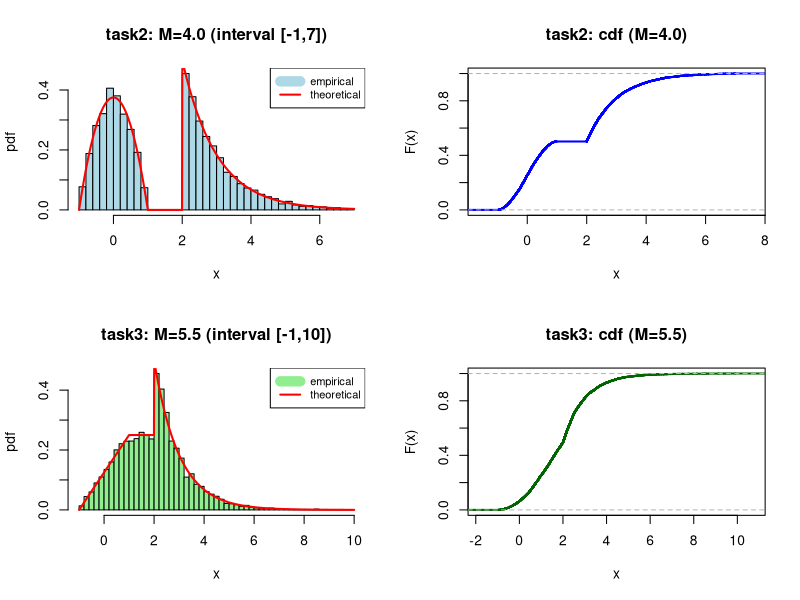

The R script that drew this image:
a <- 3 / 8

# 定义 f2(x)（目标分布）
f2 <- function(x) {
  ifelse(x >= -1 & x <= 1, a * (1 - x^2),
         ifelse(x >= 2, 0.5 * exp(-(x - 2)), 0))
}

# 任务2：提议区间[-1,7]（长度=8），M=4.0
rejection_sampling_task2_naive_v2 <- function(n = 10000) {
  samples <- numeric(n)
  rejections <- 0
  accepted <- 0
  
  # 提议分布：[-1,7]（长度=8，与Task3彻底不同）
  a_range <- -1
  b_range <- 7  # 关键：与Task3的10差异明显
  g_density <- 1 / (b_range - a_range)
  
  # 高精度找f2全局最大值（x=2处，0.5）
  opt1 <- optimize(f2, c(-1,1), maximum=TRUE, tol=1e-10)
  opt2 <- optimize(f2, c(2,7), maximum=TRUE, tol=1e-10)
  max_f2 <- max(opt1$objective, opt2$objective)
  M <- max_f2 * (b_range - a_range)  # 0.5×8=4.0
  
  # 采样循环
  while(accepted < n) {
    x <- runif(1, a_range, b_range)
    u <- runif(1)
    if(u <= f2(x) / (M * g_density)) {
      accepted <- accepted + 1
      samples[accepted] <- x
    } else {
      rejections <- rejections + 1
    }
  }
  
  # 输出结果（包含M值）
  acceptance_rate <- n / (n + rejections)
  cat("task2 - acceptance rate:", round(acceptance_rate, 4), "\n")
  cat("task2 - total proposals:", n + rejections, "\n")
  cat("task2 - 自动计算的 M =", round(M, 4), "\n")  # 理论值4.0
  
  # 返回采样结果和M值（供总结用）
  return(list(samples = samples, M = M))
}

# 定义 f3(x)（目标分布）
f3 <- function(x) {
  ifelse(x >= -1 & x < 1, (1/8) * (x + 1),
         ifelse(x >= 1 & x < 2, 1/4,
                ifelse(x >= 2, 0.5 * exp(-(x - 2)), 0)))
}

# 任务3：提议区间[-1,10]（长度=11），M=5.5
rejection_sampling_task3_naive <- function(n = 10000) {
  samples <- numeric(n)
  rejections <- 0
  accepted <- 0
  
  # 提议分布：[-1,10]（长度=11，与Task2不同）
  a_range <- -1
  b_range <- 10  # 关键：与Task3的7差异明显
  g_density <- 1 / (b_range - a_range)
  
  # 高精度找f3全局最大值（x=2处，0.5）
  opt1 <- optimize(f3, c(-1,1), maximum=TRUE, tol=1e-10)
  opt2 <- optimize(f3, c(1,2), maximum=TRUE, tol=1e-10)
  opt3 <- optimize(f3, c(2,10), maximum=TRUE, tol=1e-10)
  max_f3 <- max(opt1$objective, opt2$objective, opt3$objective)
  M <- max_f3 * (b_range - a_range)  # 0.5×11=5.5
  
  # 采样循环
  while(accepted < n) {
    x <- runif(1, a_range, b_range)
    u <- runif(1)
    if(u <= f3(x) / (M * g_density)) {
      accepted <- accepted + 1
      samples[accepted] <- x
    } else {
      rejections <- rejections + 1
    }
  }
  
  # 输出结果（包含M值）
  acceptance_rate <- n / (n + rejections)
  cat("task3 - acceptance rate:", round(acceptance_rate, 4), "\n")
  cat("task3 - total proposals:", n + rejections, "\n")
  cat("task3 - 自动计算的 M =", round(M, 4), "\n")  # 理论值5.5
  
  # 返回采样结果和M值（供总结用）
  return(list(samples = samples, M = M))
}

# ============================================================================
# 执行模拟（确保M不同）
# ============================================================================

set.seed(123)
N <- 10000

# 任务2执行（返回samples和M）
cat("\n========== 任务2：拒绝采样（提议区间[-1,7]）==========\n")
time2_reject_v2 <- system.time({
  res2 <- rejection_sampling_task2_naive_v2(N)
})
samples2_v2 <- res2$samples
M2 <- res2$M
cat("task2 - computation time:", round(time2_reject_v2[3], 4), "seconds\n")

# 任务3执行（返回samples和M）
cat("\n========== 任务3：拒绝采样（提议区间[-1,10]）==========\n")
time3_reject <- system.time({
  res3 <- rejection_sampling_task3_naive(N)
})
samples3 <- res3$samples
M3 <- res3$M
cat("task3 - computation time:", round(time3_reject[3], 4), "seconds\n")

# ============================================================================
# 统计量总结（修正变量作用域）
# ============================================================================

cat("\n========== summary ==========\n")
cat("task2:\n")
cat("  empirical E:", round(mean(samples2_v2), 4), "\n")
cat("  empirical D:", round(var(samples2_v2), 4), "\n")
cat("  M:", round(M2, 4), "| time:", round(time2_reject_v2[3], 4), "s\n")

cat("\ntask3:\n")
cat("  empirical E:", round(mean(samples3), 4), "\n")
cat("  empirical D:", round(var(samples3), 4), "\n")
cat("  M:", round(M3, 4), "| time:", round(time3_reject[3], 4), "s\n")

# ============================================================================
# 保存图像（匹配各自提议区间）
# ============================================================================

pdf("R_reject_naive_final.pdf", width = 10, height = 8)
par(mfrow = c(2, 2))

# 任务2 - 密度（xlim=[-1,7]）
hist(samples2_v2, breaks = 50, freq = FALSE, main = "task2: M=4.0 (interval [-1,7])",
     xlab = "x", ylab = "pdf", col = "lightblue", xlim = c(-1,7))
x_seq <- seq(-1,7, length.out=1000)
lines(x_seq, sapply(x_seq, f2), col="red", lwd=2)
legend("topright", c("empirical", "theoretical"), 
       col=c("lightblue", "red"), lwd=c(10,2), cex=0.8)

# 任务2 - CDF
plot(ecdf(samples2_v2), main = "task2: cdf (M=4.0)",
     xlab = "x", ylab = "F(x)", col = "blue", lwd = 2)

# 任务3 - 密度（xlim=[-1,10]）
hist(samples3, breaks = 50, freq = FALSE, main = "task3: M=5.5 (interval [-1,10])",
     xlab = "x", ylab = "pdf", col = "lightgreen", xlim = c(-1,10))
x_seq <- seq(-1,10, length.out=1000)
lines(x_seq, sapply(x_seq, f3), col="red", lwd=2)
legend("topright", c("empirical", "theoretical"), 
       col=c("lightgreen", "red"), lwd=c(10,2), cex=0.8)

# 任务3 - CDF
plot(ecdf(samples3), main = "task3: cdf (M=5.5)",
     xlab = "x", ylab = "F(x)", col = "darkgreen", lwd = 2)

dev.off()
cat("\n✅ 图像已保存为文件: R_reject_naive_final.pdf\n")
